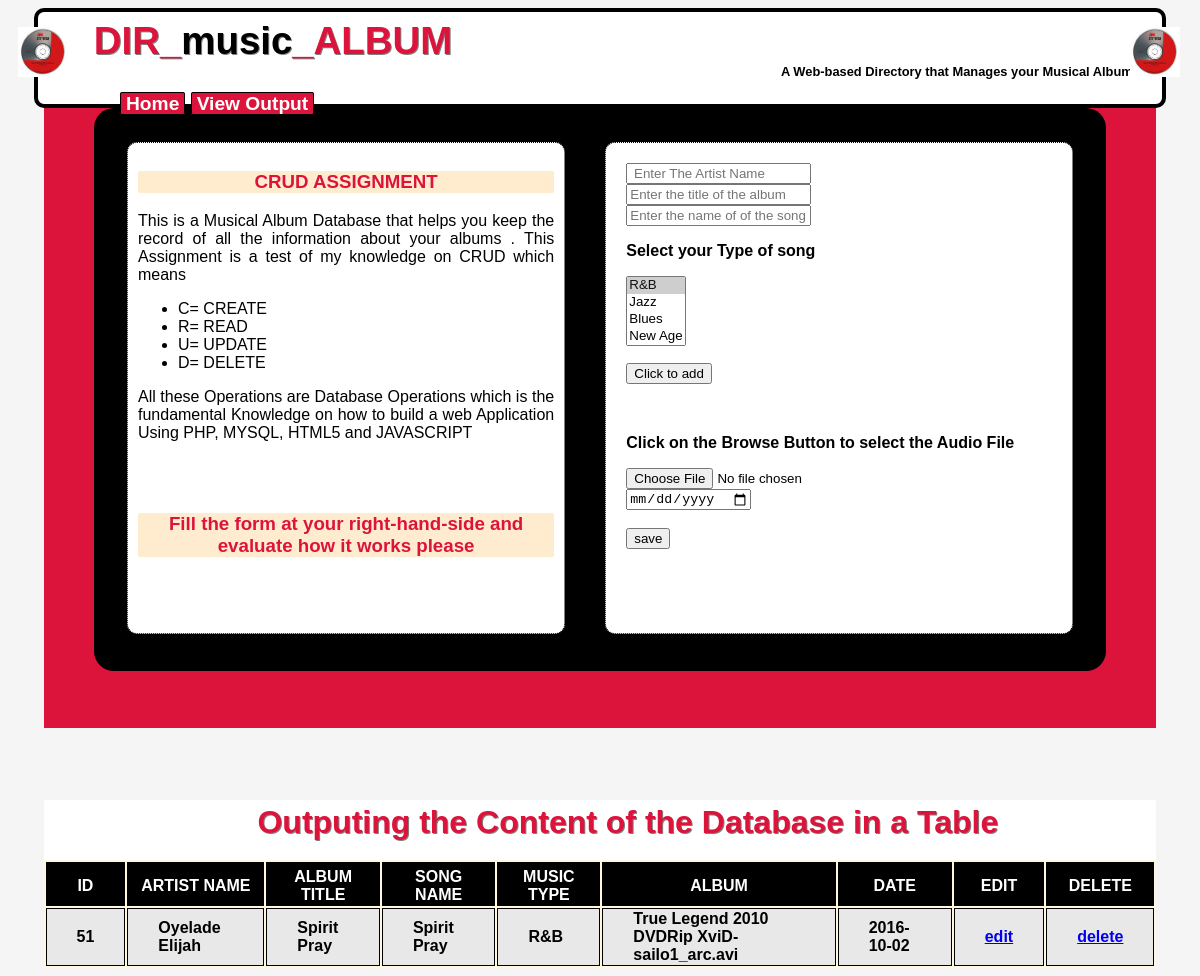
The page / on the database its author committed.
### tables this page shows
CREATE TABLE `album_info` (
  `id` int(11) NOT NULL,
  `artist_name` varchar(32) NOT NULL,
  `album_title` varchar(32) NOT NULL,
  `song_name` varchar(32) NOT NULL,
  `music_type` varchar(32) NOT NULL,
  `album` varchar(255) NOT NULL,
  `date` date NOT NULL
);

### index.php (the view, shortened to what this page needs)
<?php
include_once('main_action.php');
?>
<!DOCTYPE html>
<html>
<head>
<link rel="stylesheet" type="text/css" href="dir_music.css">
</head>
<body>
<center>
<header>
  <div id="logo"> <img src="images/photo2.jpg" alt="image"></div>
  <h1> DIR_<span style="color:black">music</span>_ALBUM</h1>
    <div id="logo2"> <img src="images/photo2.jpg" alt="image"></div>
  <div id="menu">
    <nav>
      <a href="index.php" class="link">Home</a>
        <a href="#Bot" class="link">View Output</a>
      </nav>
  </div>
<h6> A Web-based Directory that Manages your Musical Albums</h6>
</header>
<div id="container">
<aside id="left-pan">
<div id="article">
<h3> CRUD ASSIGNMENT</h3>
<p>This is a Musical Album Database that helps you keep the record of all the information about your albums
.
This Assignment is a test of my knowledge on CRUD which means<br/>
<ul>
<li>C= CREATE </li>
<li>R= READ </li>
<li>U= UPDATE</li>
<li>D= DELETE</li>
</ul>
</p>
<p>All these Operations are Database Operations which is the fundamental Knowledge on how to build a web Application Using PHP, MYSQL, HTML5 and JAVASCRIPT</p>
    <br/><br/>
<h3>Fill the form at your right-hand-side and evaluate how it works please <h3>
</div>
    <div id="info">
<form   method="post" >
<input id="artist" type="text" name="artist" placeholder=" Enter The Artist Name" value="<?php if(isset($_GET['edit'])) echo $getROW['artist_name'];?>"/><br/>
<input id="album_title" type="text" name="album_title" placeholder="Enter the title of the album" value="<?php if(isset($_GET['edit'])) echo $getROW['album_title'];?>"/> <br/>
<input id="song_name" type="text" name="song_name" placeholder="Enter the name of of the song." value="<?php if(isset($_GET['edit'])) echo $getROW['song_name'];?>"/> <br/>
<p>Select your Type of song</p>
<select id="musicTypes" name="musicType" multiple="multiple">
      <option selected="selected">R&B</option>
      <option>Jazz</option>
      <option>Blues</option>
      <option>New Age</option>
      <option>Classical</option>
      </select>
<p><input id="btn" type="button" name="musicType" value="Click to add"/></p>
<br/>
<P>Click on the Browse Button to select the Audio File</p>
	<input id="file" name="file" type="file" placeholder="Click to browse file"/><br/>
<input id="date" type="date" name="date" placeholder="Enter Date." value="<?php if(isset($_GET['edit'])) echo $getROW['date'];?>"/>
<div>
<?php
if(isset($_GET['edit']))
{
 ?>
 <button type="submit" name="update">update</button>
 <?php
}
else
{
 ?>
    <br/>
 <button type="submit" name="save" onclick="return function form_validate();">save</button>
 <?php
}
?>
</div>
</form>
</div>
</aside>
</div>
<div id="container2">
    <a name="Bot">
<div id="table_header"><p><h1>Outputing the Content of the Database in a Table<h1><p></div>
<table>
 <thead>
<th>ID</th><th>ARTIST NAME</th>
<th>ALBUM TITLE</th>
<th>SONG NAME</th>
<th>MUSIC TYPE</th>
<th>ALBUM</th> <th>DATE</th>
<th>EDIT</th> <th> DELETE</th>
</thead>
<?php
$res = $MySQLiconn->query("SELECT * FROM album_info order by id");
while($row=$res->fetch_array())
{
 ?>
    <tr>
    <td><?php echo $row['id']; ?></td>
    <td><?php echo $row['artist_name']; ?></td>
    <td><?php echo $row['album_title']; ?></td>
    <td><?php echo $row['song_name']; ?></td>
    <td><?php echo $row['music_type']; ?></td>
    <td><?php echo $row['album']; ?></td>
    <td><?php echo $row['date']; ?></td>
    <td><a href="?edit=<?php echo $row['id']; ?>" onclick="return confirm('Are you sure you want to edit !'); " >edit</a></td>
    <td><a href="?del=<?php echo $row['id']; ?>" onclick="return confirm('Are you sure you want to delete !'); " >delete</a></td>
    </tr>
<?php
}
?>
</table>
</div>
</center>
</body>
</html>

### dir_music.css (style rules this page uses)
body { background-color:#f5f5f5; font-family:arial, tohama, sans-serif; font-size: 16px; }
h1 { margin-left:5%; text-shadow:grey 1px 1px; color:crimson; }
h3 { color:#dc143c; background-color:blanchedalmond; border-radius:2px; text-align:center; }
h1,h6 { line-height: 1px; }
#logo { float:left; width:10px; height:10px; position:absolute; top:12px; left:18px; }
#logo2 { float:right; width:10px; height:10px; position:absolute; top:12px; right:60px; }
h6 { color:#000; text-align:right; margin-right:2%; }
img { width:50px; height: 50px; padding-top:15px; }
table { width: 100%; border: 0.5px; cellpadding: 20px; align: center; }
header { border: 4px solid #000; width:95%; background-color:#fff; height:19%; text-align:left; color:#fff; padding-top:0.2%; padding-bottom:0.2%; font-size: larger;border-radius:10px; }
#menu { position:absolute; top:9.5%; left:10%; font-weight:bold; }
#info { width:45%; height:450px; border:1px dotted #000; background-color:#fff; padding:20px; float:right; text-align:justify; font-weight:bold; border-radius: 10px; }
.link { color:#fff; text-decoration: none; background-color: crimson; width:5%; height:10px; border-radius:2px; border:1px solid #000; padding-left:5px; padding-right: 5px; }
#container { height:620px; width:94%; background-color: #dc143c; border: #; }
#container2 { height:auto; width:94%; background-color: cornsilk; }
aside { float:; background-color: #000; height:80%; width:85%; padding: 3%; border-radius: 20px; }
#article { width:44%; height:470px; border:1px dotted #000; background-color:white; padding:10px; float:left; margin-right:1%; text-align:justify; border-radius: 10px; }
td { border:1px solid black; border-spacing:0px; padding-left:30px; padding-right:30px; color:#000; font-weight:bold; height:1%; }
th { background-color: black; color: white; padding-left:10px; padding-right:10px; padding-top:5px; border:1px solid black; }
tr:nth-child(odd) { background-color:#e8e8e8; }
#table_header { background-color:white; width:100%; height:60px; float:left; }

### rows shown on the page
album_info: id "51", artist_name "Oyelade Elijah", album_title "Spirit Pray", song_name "Spirit Pray", music_type "R&B", album "True Legend 2010 DVDRip XviD-sailo1_arc.avi", date "2016-10-02"
